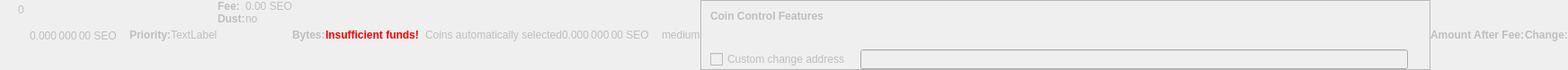
    <widget class="QWidget" name="dummyHideWidget" native="true">
     <property name="enabled">
      <bool>false</bool>
     </property>
     <property name="maximumSize">
      <size>
       <width>100</width>
       <height>22</height>
      </size>
     </property>
     <layout class="QHBoxLayout" name="dummyHideLayout">
      <property name="spacing">
       <number>0</number>
      </property>
      <property name="leftMargin">
       <number>0</number>
      </property>
      <property name="topMargin">
       <number>0</number>
      </property>
      <property name="rightMargin">
       <number>0</number>
      </property>
      <property name="bottomMargin">
       <number>0</number>
      </property>
      <item>
       <layout class="QFormLayout" name="formLayoutCoinControl1">
        <property name="horizontalSpacing">
         <number>10</number>
        </property>
        <property name="verticalSpacing">
         <number>14</number>
        </property>
        <property name="leftMargin">
         <number>10</number>
        </property>
        <property name="topMargin">
         <number>4</number>
        </property>
        <property name="rightMargin">
         <number>6</number>
        </property>
        <item row="0" column="1">
         <widget class="QLabel" name="labelCoinControlBytes">
          <property name="cursor">
           <cursorShape>IBeamCursor</cursorShape>
          </property>
          <property name="contextMenuPolicy">
           <enum>Qt::ActionsContextMenu</enum>
          </property>
          <property name="text">
           <string notr="true">0</string>
          </property>
          <property name="textInteractionFlags">
           <set>Qt::LinksAccessibleByMouse|Qt::TextSelectableByKeyboard|Qt::TextSelectableByMouse</set>
          </property>
         </widget>
        </item>
       </layout>
      </item>
      <item>
       <widget class="QLabel" name="labelCoinControlAfterFee">
        <property name="enabled">
         <bool>false</bool>
        </property>
        <property name="sizePolicy">
         <sizepolicy hsizetype="Fixed" vsizetype="Fixed">
          <horstretch>0</horstretch>
          <verstretch>0</verstretch>
         </sizepolicy>
        </property>
        <property name="minimumSize">
         <size>
          <width>111</width>
          <height>12</height>
         </size>
        </property>
        <property name="maximumSize">
         <size>
          <width>111</width>
          <height>12</height>
         </size>
        </property>
        <property name="cursor">
         <cursorShape>IBeamCursor</cursorShape>
        </property>
        <property name="contextMenuPolicy">
         <enum>Qt::ActionsContextMenu</enum>
        </property>
        <property name="text">
         <string notr="true">0.000 000 00 SEO</string>
        </property>
        <property name="textInteractionFlags">
         <set>Qt::LinksAccessibleByMouse|Qt::TextSelectableByKeyboard|Qt::TextSelectableByMouse</set>
        </property>
       </widget>
      </item>
      <item>
       <widget class="QLabel" name="labelCoinControlPriorityText">
        <property name="enabled">
         <bool>false</bool>
        </property>
        <property name="font">
         <font>
          <weight>75</weight>
          <bold>true</bold>
         </font>
        </property>
        <property name="text">
         <string>Priority:</string>
        </property>
       </widget>
      </item>
      <item>
       <layout class="QHBoxLayout" name="horizontalLayout">
        <item>
         <widget class="QLabel" name="WarningLabel">
          <property name="text">
           <string>TextLabel</string>
          </property>
         </widget>
        </item>
       </layout>
      </item>
      <item>
       <layout class="QFormLayout" name="formLayoutCoinControl3">
        <property name="horizontalSpacing">
         <number>0</number>
        </property>
        <property name="verticalSpacing">
         <number>0</number>
        </property>
        <property name="leftMargin">
         <number>0</number>
        </property>
        <property name="topMargin">
         <number>0</number>
        </property>
        <property name="rightMargin">
         <number>0</number>
        </property>
        <item row="0" column="0">
         <widget class="QLabel" name="labelCoinControlFeeText">
          <property name="enabled">
           <bool>false</bool>
          </property>
          <property name="font">
           <font>
            <weight>75</weight>
            <bold>true</bold>
           </font>
          </property>
          <property name="text">
           <string>Fee:</string>
          </property>
          <property name="margin">
           <number>0</number>
          </property>
         </widget>
        </item>
        <item row="0" column="1">
         <widget class="QLabel" name="labelCoinControlFee">
          <property name="enabled">
           <bool>false</bool>
          </property>
          <property name="cursor">
           <cursorShape>IBeamCursor</cursorShape>
          </property>
          <property name="contextMenuPolicy">
           <enum>Qt::ActionsContextMenu</enum>
          </property>
          <property name="text">
           <string notr="true">0.00 SEO</string>
          </property>
          <property name="textInteractionFlags">
           <set>Qt::LinksAccessibleByMouse|Qt::TextSelectableByKeyboard|Qt::TextSelectableByMouse</set>
          </property>
         </widget>
        </item>
        <item row="1" column="0">
         <widget class="QLabel" name="labelCoinControlLowOutputText">
          <property name="enabled">
           <bool>false</bool>
          </property>
          <property name="font">
           <font>
            <weight>75</weight>
            <bold>true</bold>
           </font>
          </property>
          <property name="text">
           <string>Dust:</string>
          </property>
         </widget>
        </item>
        <item row="1" column="1">
         <widget class="QLabel" name="labelCoinControlLowOutput">
          <property name="enabled">
           <bool>false</bool>
          </property>
          <property name="cursor">
           <cursorShape>IBeamCursor</cursorShape>
          </property>
          <property name="contextMenuPolicy">
           <enum>Qt::ActionsContextMenu</enum>
          </property>
          <property name="text">
           <string>no</string>
          </property>
          <property name="textInteractionFlags">
           <set>Qt::LinksAccessibleByMouse|Qt::TextSelectableByKeyboard|Qt::TextSelectableByMouse</set>
          </property>
         </widget>
        </item>
       </layout>
      </item>
      <item>
       <widget class="QLabel" name="labelCoinControlBytesText">
        <property name="enabled">
         <bool>false</bool>
        </property>
        <property name="font">
         <font>
          <weight>75</weight>
          <bold>true</bold>
         </font>
        </property>
        <property name="text">
         <string>Bytes:</string>
        </property>
       </widget>
      </item>
      <item>
       <layout class="QFormLayout" name="formLayoutCoinControl2">
        <property name="horizontalSpacing">
         <number>0</number>
        </property>
        <property name="verticalSpacing">
         <number>0</number>
        </property>
        <property name="leftMargin">
         <number>0</number>
        </property>
        <property name="topMargin">
         <number>0</number>
        </property>
        <property name="rightMargin">
         <number>0</number>
        </property>
       </layout>
      </item>
      <item>
       <layout class="QHBoxLayout" name="horizontalLayoutCoinControl2">
        <property name="spacing">
         <number>0</number>
        </property>
        <property name="bottomMargin">
         <number>0</number>
        </property>
       </layout>
      </item>
      <item>
       <widget class="QLabel" name="labelCoinControlInsuffFunds">
        <property name="enabled">
         <bool>false</bool>
        </property>
        <property name="minimumSize">
         <size>
          <width>0</width>
          <height>0</height>
         </size>
        </property>
        <property name="font">
         <font>
          <weight>75</weight>
          <bold>true</bold>
         </font>
        </property>
        <property name="styleSheet">
         <string notr="true">color:red;font-weight:bold;</string>
        </property>
        <property name="text">
         <string>Insufficient funds!</string>
        </property>
        <property name="margin">
         <number>5</number>
        </property>
       </widget>
      </item>
      <item>
       <layout class="QFormLayout" name="formLayoutCoinControl4">
        <property name="horizontalSpacing">
         <number>0</number>
        </property>
        <property name="verticalSpacing">
         <number>0</number>
        </property>
        <property name="leftMargin">
         <number>0</number>
        </property>
        <property name="topMargin">
         <number>0</number>
        </property>
        <property name="rightMargin">
         <number>0</number>
        </property>
       </layout>
      </item>
      <item>
       <widget class="QLabel" name="labelCoinControlChangeLabel">
        <property name="enabled">
         <bool>false</bool>
        </property>
        <property name="sizePolicy">
         <sizepolicy hsizetype="Preferred" vsizetype="Expanding">
          <horstretch>0</horstretch>
          <verstretch>0</verstretch>
         </sizepolicy>
        </property>
        <property name="minimumSize">
         <size>
          <width>0</width>
          <height>0</height>
         </size>
        </property>
        <property name="text">
         <string/>
        </property>
        <property name="margin">
         <number>3</number>
        </property>
       </widget>
      </item>
      <item>
       <widget class="QLabel" name="labelCoinControlAutomaticallySelected">
        <property name="enabled">
         <bool>false</bool>
        </property>
        <property name="sizePolicy">
         <sizepolicy hsizetype="Fixed" vsizetype="Fixed">
          <horstretch>0</horstretch>
          <verstretch>0</verstretch>
         </sizepolicy>
        </property>
        <property name="minimumSize">
         <size>
          <width>0</width>
          <height>0</height>
         </size>
        </property>
        <property name="maximumSize">
         <size>
          <width>240</width>
          <height>16777215</height>
         </size>
        </property>
        <property name="text">
         <string>Coins automatically selected</string>
        </property>
        <property name="margin">
         <number>5</number>
        </property>
       </widget>
      </item>
      <item>
       <widget class="QLabel" name="labelCoinControlChange">
        <property name="enabled">
         <bool>false</bool>
        </property>
        <property name="sizePolicy">
         <sizepolicy hsizetype="Fixed" vsizetype="Fixed">
          <horstretch>0</horstretch>
          <verstretch>0</verstretch>
         </sizepolicy>
        </property>
        <property name="minimumSize">
         <size>
          <width>111</width>
          <height>0</height>
         </size>
        </property>
        <property name="maximumSize">
         <size>
          <width>111</width>
          <height>16777215</height>
         </size>
        </property>
        <property name="cursor">
         <cursorShape>IBeamCursor</cursorShape>
        </property>
        <property name="contextMenuPolicy">
         <enum>Qt::ActionsContextMenu</enum>
        </property>
        <property name="text">
         <string notr="true">0.000 000 00 SEO</string>
        </property>
        <property name="textInteractionFlags">
         <set>Qt::LinksAccessibleByMouse|Qt::TextSelectableByKeyboard|Qt::TextSelectableByMouse</set>
        </property>
       </widget>
      </item>
      <item>
       <widget class="QLabel" name="labelCoinControlPriority">
        <property name="enabled">
         <bool>false</bool>
        </property>
        <property name="cursor">
         <cursorShape>IBeamCursor</cursorShape>
        </property>
        <property name="contextMenuPolicy">
         <enum>Qt::ActionsContextMenu</enum>
        </property>
        <property name="text">
         <string>medium</string>
        </property>
        <property name="textInteractionFlags">
         <set>Qt::LinksAccessibleByMouse|Qt::TextSelectableByKeyboard|Qt::TextSelectableByMouse</set>
        </property>
       </widget>
      </item>
      <item>
       <widget class="QFrame" name="frameCoinControl">
        <property name="sizePolicy">
         <sizepolicy hsizetype="Expanding" vsizetype="Expanding">
          <horstretch>0</horstretch>
          <verstretch>0</verstretch>
         </sizepolicy>
        </property>
        <property name="maximumSize">
         <size>
          <width>16777215</width>
          <height>16777215</height>
         </size>
        </property>
        <property name="frameShape">
         <enum>QFrame::StyledPanel</enum>
        </property>
        <property name="frameShadow">
         <enum>QFrame::Sunken</enum>
        </property>
        <layout class="QVBoxLayout" name="verticalLayoutCoinControl2_2">
         <property name="spacing">
          <number>0</number>
         </property>
         <property name="leftMargin">
          <number>0</number>
         </property>
         <property name="topMargin">
          <number>0</number>
         </property>
         <property name="rightMargin">
          <number>0</number>
         </property>
         <property name="bottomMargin">
          <number>0</number>
         </property>
         <item>
          <layout class="QVBoxLayout" name="verticalLayoutCoinControl" stretch="0,0,0,1">
           <property name="spacing">
            <number>0</number>
           </property>
           <property name="leftMargin">
            <number>10</number>
           </property>
           <property name="topMargin">
            <number>10</number>
           </property>
           <item>
            <layout class="QHBoxLayout" name="horizontalLayoutCoinControl1">
             <property name="bottomMargin">
              <number>15</number>
             </property>
             <item>
              <widget class="QLabel" name="labelCoinControlFeatures">
               <property name="enabled">
                <bool>false</bool>
               </property>
               <property name="sizePolicy">
                <sizepolicy hsizetype="Preferred" vsizetype="Maximum">
                 <horstretch>0</horstretch>
                 <verstretch>0</verstretch>
                </sizepolicy>
               </property>
               <property name="font">
                <font>
                 <weight>75</weight>
                 <bold>true</bold>
                </font>
               </property>
               <property name="styleSheet">
                <string notr="true">font-weight:bold;</string>
               </property>
               <property name="text">
                <string>Coin Control Features</string>
               </property>
              </widget>
             </item>
            </layout>
           </item>
           <item>
            <widget class="QWidget" name="widgetCoinControl" native="true">
             <property name="sizePolicy">
              <sizepolicy hsizetype="Preferred" vsizetype="Preferred">
               <horstretch>0</horstretch>
               <verstretch>0</verstretch>
              </sizepolicy>
             </property>
             <property name="minimumSize">
              <size>
               <width>0</width>
               <height>0</height>
              </size>
             </property>
             <property name="styleSheet">
              <string notr="true"/>
             </property>
             <layout class="QHBoxLayout" name="horizontalLayoutCoinControl5_2">
              <property name="leftMargin">
               <number>0</number>
              </property>
              <property name="topMargin">
               <number>0</number>
              </property>
              <property name="rightMargin">
               <number>0</number>
              </property>
              <property name="bottomMargin">
               <number>0</number>
              </property>
              <item>
               <layout class="QHBoxLayout" name="horizontalLayoutCoinControl3">
                <property name="spacing">
                 <number>20</number>
                </property>
                <property name="topMargin">
                 <number>0</number>
                </property>
                <property name="bottomMargin">
                 <number>10</number>
                </property>
               </layout>
              </item>
             </layout>
            </widget>
           </item>
           <item>
            <layout class="QHBoxLayout" name="horizontalLayoutCoinControl4" stretch="0,0,0">
             <property name="spacing">
              <number>12</number>
             </property>
             <property name="sizeConstraint">
              <enum>QLayout::SetDefaultConstraint</enum>
             </property>
             <property name="topMargin">
              <number>5</number>
             </property>
             <property name="rightMargin">
              <number>5</number>
             </property>
             <item>
              <widget class="QCheckBox" name="checkBoxCoinControlChange">
               <property name="enabled">
                <bool>false</bool>
               </property>
               <property name="toolTip">
                <string>If this is activated, but the change address is empty or invalid, change will be sent to a newly generated address.</string>
               </property>
               <property name="text">
                <string>Custom change address</string>
               </property>
              </widget>
             </item>
             <item>
              <widget class="QValidatedLineEdit" name="lineEditCoinControlChange">
               <property name="enabled">
                <bool>false</bool>
               </property>
               <property name="sizePolicy">
                <sizepolicy hsizetype="Expanding" vsizetype="Fixed">
                 <horstretch>0</horstretch>
                 <verstretch>0</verstretch>
                </sizepolicy>
               </property>
              </widget>
             </item>
             <item>
              <widget class="QLabel" name="labelCoinControlChangeLabel_2">
               <property name="sizePolicy">
                <sizepolicy hsizetype="Preferred" vsizetype="Expanding">
                 <horstretch>0</horstretch>
                 <verstretch>0</verstretch>
                </sizepolicy>
               </property>
               <property name="minimumSize">
                <size>
                 <width>0</width>
                 <height>0</height>
                </size>
               </property>
               <property name="text">
                <string/>
               </property>
               <property name="margin">
                <number>3</number>
               </property>
              </widget>
             </item>
            </layout>
           </item>
           <item>
            <spacer name="verticalSpacerCoinControl">
             <property name="orientation">
              <enum>Qt::Vertical</enum>
             </property>
             <property name="sizeHint" stdset="0">
              <size>
               <width>800</width>
               <height>1</height>
              </size>
             </property>
            </spacer>
           </item>
          </layout>
         </item>
        </layout>
       </widget>
      </item>
      <item>
       <widget class="QLabel" name="labelCoinControlAfterFeeText">
        <property name="enabled">
         <bool>false</bool>
        </property>
        <property name="minimumSize">
         <size>
          <width>0</width>
          <height>0</height>
         </size>
        </property>
        <property name="maximumSize">
         <size>
          <width>16777215</width>
          <height>16777215</height>
         </size>
        </property>
        <property name="font">
         <font>
          <weight>75</weight>
          <bold>true</bold>
         </font>
        </property>
        <property name="text">
         <string>Amount After Fee:</string>
        </property>
        <property name="alignment">
         <set>Qt::AlignLeading|Qt::AlignLeft|Qt::AlignVCenter</set>
        </property>
        <property name="margin">
         <number>0</number>
        </property>
       </widget>
      </item>
      <item>
       <widget class="QLabel" name="labelCoinControlChangeText">
        <property name="enabled">
         <bool>false</bool>
        </property>
        <property name="sizePolicy">
         <sizepolicy hsizetype="Preferred" vsizetype="Preferred">
          <horstretch>0</horstretch>
          <verstretch>0</verstretch>
         </sizepolicy>
        </property>
        <property name="minimumSize">
         <size>
          <width>0</width>
          <height>0</height>
         </size>
        </property>
        <property name="maximumSize">
         <size>
          <width>16777215</width>
          <height>16777215</height>
         </size>
        </property>
        <property name="font">
         <font>
          <weight>75</weight>
          <bold>true</bold>
         </font>
        </property>
        <property name="text">
         <string>Change:</string>
        </property>
        <property name="alignment">
         <set>Qt::AlignLeading|Qt::AlignLeft|Qt::AlignVCenter</set>
        </property>
       </widget>
      </item>
     </layout>
    </widget>
